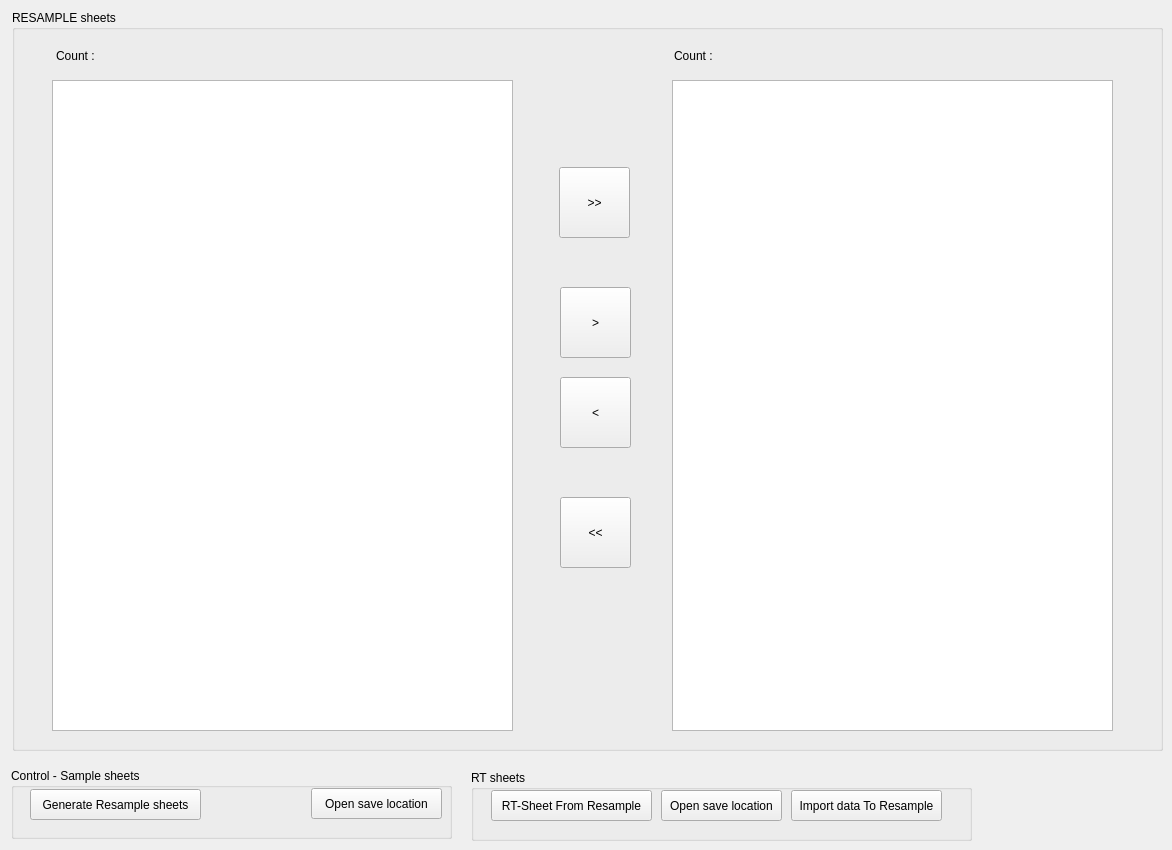
    <widget class="QWidget" name="tab_3">
     <attribute name="title">
      <string>Resample</string>
     </attribute>
     <widget class="QGroupBox" name="groupBox_11">
      <property name="geometry">
       <rect>
        <x>11</x>
        <y>768</y>
        <width>441</width>
        <height>71</height>
       </rect>
      </property>
      <property name="title">
       <string>Control - Sample sheets</string>
      </property>
      <widget class="QPushButton" name="btn_open_sheets_2">
       <property name="geometry">
        <rect>
         <x>300</x>
         <y>20</y>
         <width>131</width>
         <height>31</height>
        </rect>
       </property>
       <property name="text">
        <string>Open save location</string>
       </property>
      </widget>
      <widget class="QPushButton" name="btn_generate_resamplesheet">
       <property name="geometry">
        <rect>
         <x>19</x>
         <y>21</y>
         <width>171</width>
         <height>31</height>
        </rect>
       </property>
       <property name="text">
        <string>Generate Resample sheets</string>
       </property>
      </widget>
     </widget>
     <widget class="QGroupBox" name="groupBox_17">
      <property name="geometry">
       <rect>
        <x>471</x>
        <y>770</y>
        <width>501</width>
        <height>71</height>
       </rect>
      </property>
      <property name="title">
       <string>RT sheets</string>
      </property>
      <widget class="QPushButton" name="btn_generate_RT_sheet_from_resamplesheet">
       <property name="geometry">
        <rect>
         <x>20</x>
         <y>20</y>
         <width>161</width>
         <height>31</height>
        </rect>
       </property>
       <property name="text">
        <string>RT-Sheet From Resample</string>
       </property>
      </widget>
      <widget class="QPushButton" name="btn_import_RT_resample">
       <property name="geometry">
        <rect>
         <x>320</x>
         <y>20</y>
         <width>151</width>
         <height>31</height>
        </rect>
       </property>
       <property name="text">
        <string>Import data To Resample</string>
       </property>
      </widget>
      <widget class="QPushButton" name="btn_open_RT_2">
       <property name="geometry">
        <rect>
         <x>190</x>
         <y>20</y>
         <width>121</width>
         <height>31</height>
        </rect>
       </property>
       <property name="text">
        <string>Open save location</string>
       </property>
      </widget>
     </widget>
     <widget class="QLabel" name="label_count_sample_partial_3">
      <property name="geometry">
       <rect>
        <x>720</x>
        <y>30</y>
        <width>56</width>
        <height>12</height>
       </rect>
      </property>
      <property name="text">
       <string/>
      </property>
     </widget>
     <widget class="QGroupBox" name="groupBox_29">
      <property name="geometry">
       <rect>
        <x>12</x>
        <y>10</y>
        <width>1151</width>
        <height>741</height>
       </rect>
      </property>
      <property name="title">
       <string>RESAMPLE sheets</string>
      </property>
      <widget class="QPushButton" name="btn_move__resample">
       <property name="geometry">
        <rect>
         <x>548</x>
         <y>277</y>
         <width>71</width>
         <height>71</height>
        </rect>
       </property>
       <property name="text">
        <string>&gt;</string>
       </property>
      </widget>
      <widget class="QPushButton" name="btn_remove__resample">
       <property name="geometry">
        <rect>
         <x>548</x>
         <y>367</y>
         <width>71</width>
         <height>71</height>
        </rect>
       </property>
       <property name="text">
        <string>&lt;</string>
       </property>
      </widget>
      <widget class="QPushButton" name="btn_remove_all__resample">
       <property name="geometry">
        <rect>
         <x>548</x>
         <y>487</y>
         <width>71</width>
         <height>71</height>
        </rect>
       </property>
       <property name="text">
        <string>&lt;&lt;</string>
       </property>
      </widget>
      <widget class="QPushButton" name="btn_move_all_resample">
       <property name="geometry">
        <rect>
         <x>547</x>
         <y>157</y>
         <width>71</width>
         <height>71</height>
        </rect>
       </property>
       <property name="text">
        <string>&gt;&gt;</string>
       </property>
      </widget>
      <widget class="QListWidget" name="list_resample_all">
       <property name="geometry">
        <rect>
         <x>40</x>
         <y>70</y>
         <width>461</width>
         <height>651</height>
        </rect>
       </property>
       <property name="selectionMode">
        <enum>QAbstractItemView::ExtendedSelection</enum>
       </property>
      </widget>
      <widget class="QListWidget" name="list_resample_partial">
       <property name="geometry">
        <rect>
         <x>660</x>
         <y>70</y>
         <width>441</width>
         <height>651</height>
        </rect>
       </property>
       <property name="selectionMode">
        <enum>QAbstractItemView::MultiSelection</enum>
       </property>
      </widget>
      <widget class="QLabel" name="count1_3">
       <property name="geometry">
        <rect>
         <x>44</x>
         <y>40</y>
         <width>56</width>
         <height>12</height>
        </rect>
       </property>
       <property name="text">
        <string>Count : </string>
       </property>
      </widget>
      <widget class="QLabel" name="label_count_resample_all">
       <property name="geometry">
        <rect>
         <x>103</x>
         <y>40</y>
         <width>56</width>
         <height>12</height>
        </rect>
       </property>
       <property name="text">
        <string/>
       </property>
      </widget>
      <widget class="QLabel" name="count1_4">
       <property name="geometry">
        <rect>
         <x>662</x>
         <y>40</y>
         <width>56</width>
         <height>12</height>
        </rect>
       </property>
       <property name="text">
        <string>Count : </string>
       </property>
      </widget>
      <widget class="QLabel" name="label_count_resample_partial">
       <property name="geometry">
        <rect>
         <x>721</x>
         <y>40</y>
         <width>56</width>
         <height>12</height>
        </rect>
       </property>
       <property name="text">
        <string/>
       </property>
      </widget>
     </widget>
    </widget>
